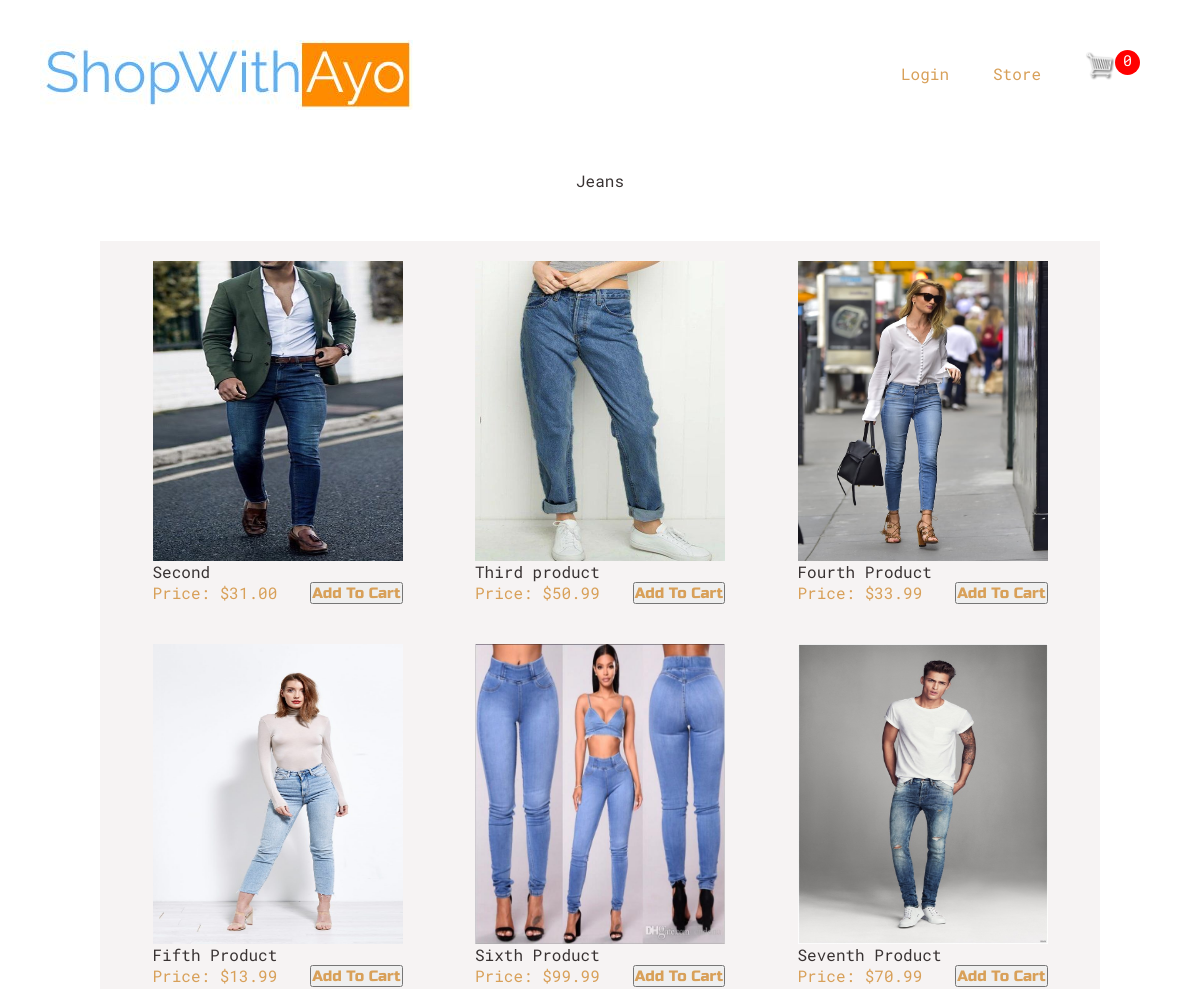
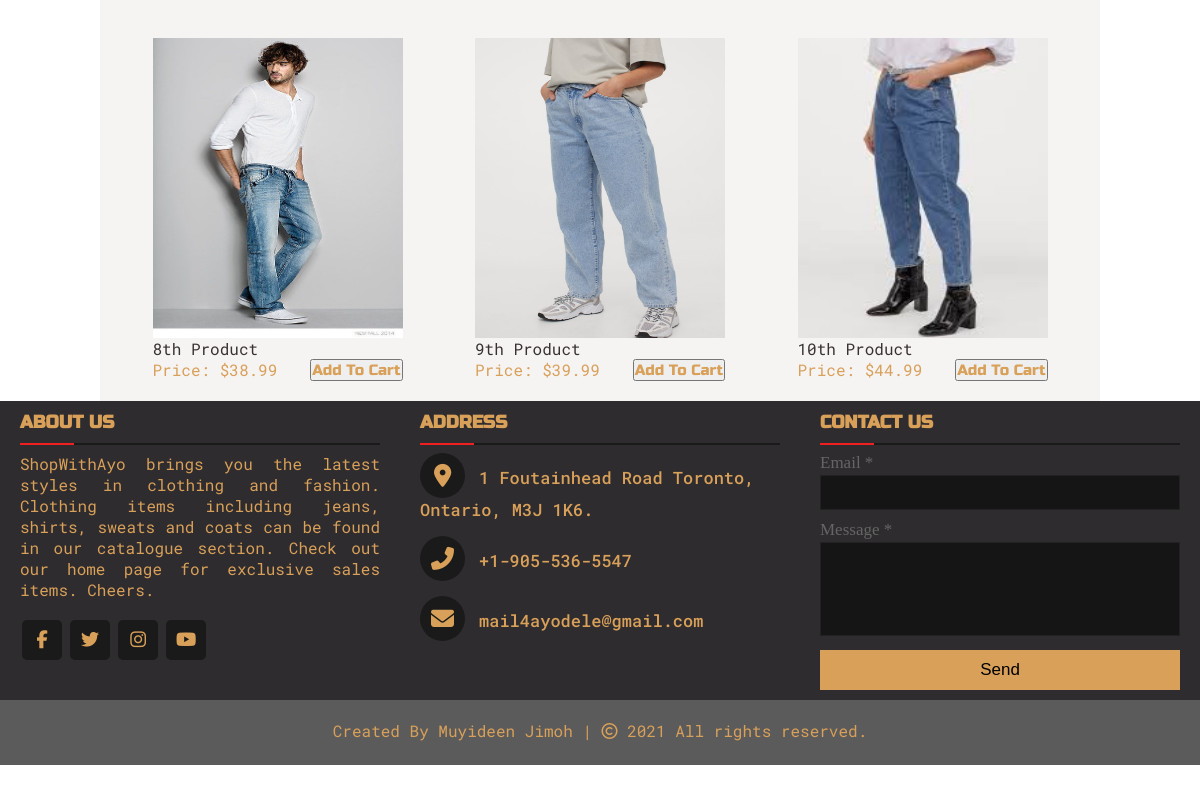
The app's page /jeans/ with its own data (2 pictures, top to bottom).
### product_category/models.py (models this page shows, shortened)
class Product(models.Model):
  category_status = (
    ('coats', 'coats'),
    ('jeans', 'jeans'),
    ('shirts', 'shirts'),
    ('sweats', 'sweats'),
  )
  name = models.CharField(max_length=200)
  price = models.DecimalField(max_digits=9, decimal_places=2)
  image = models.ImageField(null=True, blank=True)
  category = models.CharField(
    max_length=200,
    choices=category_status,
    blank=True,
    default='',
    help_text='Clothing Category',
    )
  @property
  def imageURL(self):
    try:
      url = self.image.url
    except:
      url = ''
    return url
  def get_absolute_url(self):
    return f"details/{self.id}/"

### product_category/views.py (the view)
# urls.py: path('jeans/', views.jeansPage, name='jeans'),
def jeansPage(request):
  obj = Product.objects.filter(category='jeans')
  data = cartData(request)
  cartItems = data['cartItems']
  context = {'object': obj, 'cartItems': cartItems}
  return render(request, 'product_category/jeans.html', context)

### product_category/utils.py (called while the page is built, shortened)
def cookieCart(request):
  try:
    cart = json.loads(request.COOKIES['cart']) # turns our data from json into a python dictionary
  except:
    cart = {}
  items = []
  order = {'get_cart_total': 0, 'get_cart_items':0, 'shipping':True}
  cartItems = order['get_cart_items']
  return {'items': items, 'order': order, 'cartItems': cartItems}

def cartData(request):
  if request.user.is_authenticated:
    customer = request.user.customer
    order, created = Order.objects.get_or_create(customer=customer, complete=False)
    items = order.orderitem_set.all()
    cartItems = order.get_cart_items
  else:
    cookieData = cookieCart(request)
    items = cookieData['items']
    order = cookieData['order']
    cartItems = cookieData['cartItems']
  return {'items': items, 'order': order, 'cartItems': cartItems}

### product_category/templates/product_category/jeans.html
{% extends 'product_category/base.html' %}
{% load static %}
{% block content %}
  <div class="product-category"> <p>Jeans</p></div>
  <div class="products-wrapper">
    {% for jean in object %}
      <div class="product-container">
        <div class="Product-Image">
          <a href="{{ jean.get_absolute_url }}"><img src="{{jean.imageURL}}" alt=""></a>
        </div>
        <p>{{ jean.name }}</p>
        <div class="price-cart">
          <span>Price: ${{ jean.price }}</span>
          <button data-product={{jean.id}} data-action="add" class="add-to-cart-button update-cart">Add To Cart</button>
        </div>
      </div>
    {% endfor %}
  </div>
{% endblock content %}

### product_category/templates/product_category/base.html (shortened to what this page needs)
<!DOCTYPE html>
{% load static %}
<html lang="en">
  <head>
    <link rel="stylesheet" type="text/css" href="{% static 'css/mystylesheet.css' %}">
  </head>
  <body>
    <div class='my-body-wrapper'>
    <section id=s1>
      <div class='main-container'>
        <div class=navigation-LOGO>
          <div class=myLOGO>
            <a href="{% url 'home' %}"><img id='imageID 'src="{% static 'images/LOGO.JPG' %}" alt=""></a>
          </div>
          <ul class='myNavbar'>
            <li class='mynav-item'><a href="#">Login</a></li>
            <li class='mynav-item'><a href="#jump-to-store">Store</a></li>
            <li class='mycart'><a href="{% url 'cart' %}"><img src="{% static 'images/cart.png' %}" alt=""><p id="total-in-Cart"> {{cartItems}}</p></a></li>
          </ul>
        </div>
      </div>
    </section>
    {% block content %}{% endblock content %}
    </div>
    <div class="myfooter">
      <div class="footer-content">
        <div class="main-content">
          <div class="left box">
            <h2 style="color:  #d8a059;">About us</h2>
            <div class="content">
              <p style="color: #d8a059;">ShopWithAyo brings you the latest styles in clothing and fashion. Clothing items including jeans, shirts, sweats and coats can be found in our catalogue section. Check out our home page for exclusive sales items. Cheers.</p>
              <div class="social">
                <a href="https://facebook.com/coding.np"><span class="fab fa-facebook-f"></span></a>
                <a href="#"><span class="fab fa-twitter"></span></a>
                <a href="https://instagram.com/coding.np"><span class="fab fa-instagram"></span></a>
                <a href="https://youtube.com/c/codingnepal"><span class="fab fa-youtube"></span></a>
              </div>
            </div>
          </div>
          <div class="center box">
            <h2 style="color: #d8a059;">Address</h2>
            <div class="content">
              <div class="place">
                <span class="fas fa-map-marker-alt"></span>
                <span class="text">1 Foutainhead Road Toronto, Ontario, M3J 1K6.</span>
              </div>
              <div class="phone">
                <span class="fas fa-phone-alt"></span>
                <span class="text">+1-905-536-5547</span>
              </div>
              <div class="email">
                <span class="fas fa-envelope"></span>
                <span class="text">mail4ayodele@gmail.com</span>
              </div>
            </div>
          </div>
          <div class="right box">
            <h2 style="color: #d8a059;">Contact us</h2>
            <div class="content">
            <form action="#">
              <div class="email">
                <div class="text">Email *</div>
                  <input type="email" required>
                </div>
              <div class="msg">
                <div class="text">Message *</div>
                <textarea style="resize: none;" cols="30" rows="4"></textarea>
              </div>
              <div class="btn">
                <button type="submit">Send</button>
              </div>
            </form>
            </div>
          </div>
        </div>
			</div>
      <div class="footer-bottom">
        <center>
				  <span class="credit">Created By <a href="https://muyideen.com" target="_blank">Muyideen Jimoh</a> | </span>
				  <span class="far fa-copyright"></span><span> 2021 All rights reserved.</span>
				</center>
      </div>
    </div>
  </body>
</html>

### static/css/mystylesheet.css (style rules this page uses)
:root { --mainText: #383232; --secondaryText: #d8a059; --mainColor: #eaeaea; --secondaryColor: #ffff; --borderColor: #c1c1c1; --s2backgroundColor: #e0c8b3; --buttonColor: black; --mainFont: "Russo One", sans-serif; --footerColor: #f4f5e6; }
* { margin: 0; padding: 0; text-decoration: none; list-style: none; box-sizing: border-box; }
html, body { height: 100%; padding: 0px; margin: 0px; color: var(--mainText); }
body { overflow-x: hidden; }
h1, h2, h3, h4, h5, h6, strong { color: var(--mainText); font-family: "Russo One", sans-serif; }
li, span, label, input, textarea { color: var(--secondaryText); font-family: "Roboto Mono", monospace; }
p { color: var(--mainText); font-family: "Roboto Mono", monospace; }
a { text-decoration: none; font-family: "Roboto Mono", monospace; color: var(--secondaryText); }
button { color: var(--buttonColor); cursor: pointer; }
.my-body-wrapper { min-height: 100%; margin-top: 20px; margin-left: 40px; margin-right: 40px; color: var(--mainText); }
#s1 { margin-left: auto; margin-right: auto; height: 100px; margin-bottom: 50px; }
#s1 .navigation-LOGO { margin: auto; padding-top: 0; justify-content: space-between; align-items: center; height: 100%; }
.myLOGO { float: left; border-color: var(--borderColor); margin-left: 10pxpx; margin-top: 20px; padding: 0; text-align: center; height: 100%; }
.myNavbar { text-align: center; float: right; margin-top: 10px; padding-left: 0px; }
.myNavbar .mynav-item { display: inline-block; margin: 10px; padding: 10px; }
.myNavbar .mycart { display: inline-block; margin: 10px; padding: 10px; }
.myNavbar .mycart img { width: 30px; height: 30px; border: none; }
.myNavbar #total-in-Cart { float: right; text-align: center; color: #fff; background-color: red; width: 25px; height: 25px; border-radius: 50px; font-size: 15px; padding: 0px; margin: 0px; }
.myfooter { background: #2f2c2f; color: white; position: relative; width: 100%; }
.myfooter .footer-bottom { background: #5c5b5c; color: var(--secondaryText); height: 65px; width: 100%; text-align: center; position: relative; bottom: 0px; left: 0px; padding-top: 20px; }
.myfooter .footer-content { width: 100%; position: relative; }
.main-content { display: flex; }
.main-content .box { flex-basis: 50%; padding: 10px 20px; }
.box h2 { font-size: 1.125rem; font-weight: 600; text-transform: uppercase; }
.box .content { margin: 20px 0 0 0; position: relative; }
.box .content:before { position: absolute; content: ""; top: -10px; height: 2px; width: 100%; background: #1a1a1a; }
.box .content:after { position: absolute; content: ""; height: 2px; width: 15%; background: #f12020; top: -10px; }
.left .content p { text-align: justify; }
.left .content .social { margin: 20px 0 0 0; }
.left .content .social a { padding: 0 2px; }
.left .content .social a span { height: 40px; width: 40px; background: #1a1a1a; line-height: 40px; text-align: center; font-size: 18px; border-radius: 5px; transition: 0.3s; }
.center .content .fas { font-size: 1.4375rem; background: #1a1a1a; height: 45px; width: 45px; line-height: 45px; text-align: center; border-radius: 50%; transition: 0.3s; cursor: pointer; }
.center .content .text { font-size: 1.0625rem; font-weight: 500; padding-left: 10px; }
.center .content .phone { margin: 15px 0; }
.right form .text { font-size: 1.0625rem; margin-bottom: 2px; color: #656565; }
.right form .msg { margin-top: 10px; }
.right form input, .right form textarea { width: 100%; font-size: 1.0625rem; background: #151515; padding-left: 10px; border: 1px solid #222222; }
.right form input { height: 35px; }
.right form .btn { margin-top: 10px; }
.right form .btn button { height: 40px; width: 100%; border: none; outline: none; background: #d8a059; font-size: 1.0625rem; font-weight: 500; cursor: pointer; transition: 0.3s; }
.product-category { text-align: center; margin: auto; padding: auto; margin-bottom: 50px; margin-top: 50px; }
.products-wrapper { background-color: #f6f3f3; margin-left: 60px; margin-right: 60px; margin-bottom: 60px; display: flex; flex-wrap: wrap; justify-content: space-evenly; }
.product-container { width: 250px; margin: 20px; }
.Product-Image { width: 250px; height: 300px; background-color: red; }
.Product-Image img { width: 100%; height: 100%; }
.add-to-cart-button { float: right; text-align: center; color: #d8a059; font-family: var(--mainFont); font-size: 15px; text-align: center; cursor: pointer; }
.btn { border-radius: 0; }

### records on screen
Product: imageURL (picture), name "Second", price "31.00"
Product: imageURL (picture), name "Third product", price "50.99"
Product: imageURL (picture), name "Fourth Product", price "33.99"
Product: imageURL (picture), name "Fifth Product", price "13.99"
Product: imageURL (picture), name "Sixth Product", price "99.99"
Product: imageURL (picture), name "Seventh Product", price "70.99"
Product: imageURL (picture), name "8th Product", price "38.99"
Product: imageURL (picture), name "9th Product", price "39.99"
Product: imageURL (picture), name "10th Product", price "44.99"

### other values on screen
{{ cartItems }} "0"
